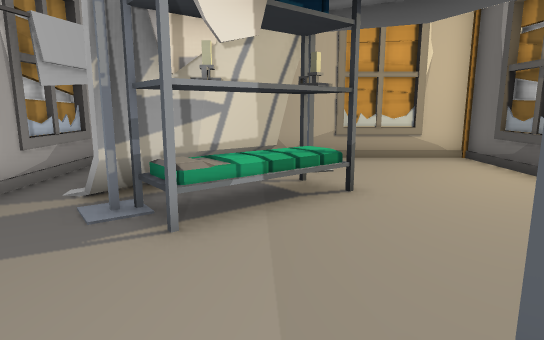
View 1 (above)

14 first-person views from a walk through a scene from a Unity 3-D project. The camera is 1.4 m above the floor, tilts 10° down and sees 75° across. The floor is counted in squares, 1 m on a side. Each view is taken from the middle of a square. On the plan, view 1 faces up. The plan holds only what a view shows up to about 15 squares ahead; the rest is blank. Door leaves are left out, so doorways stand open.

View 2
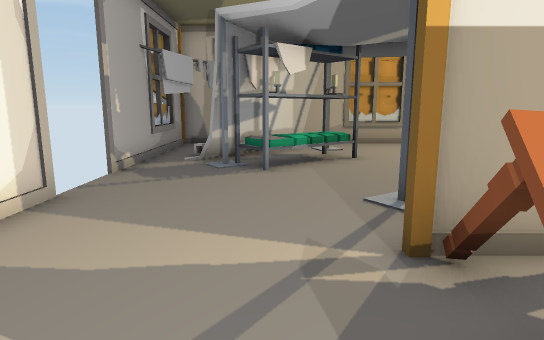

View 3
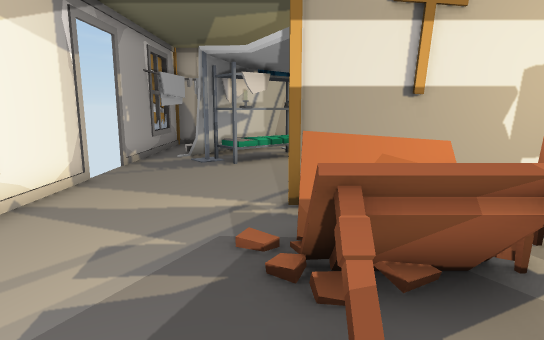

View 4
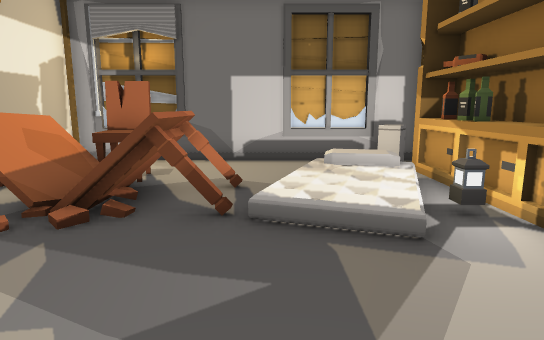

View 5
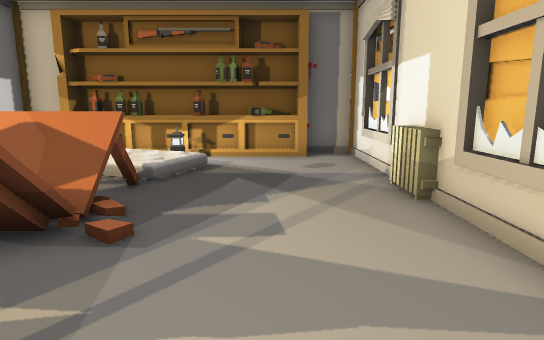

View 6
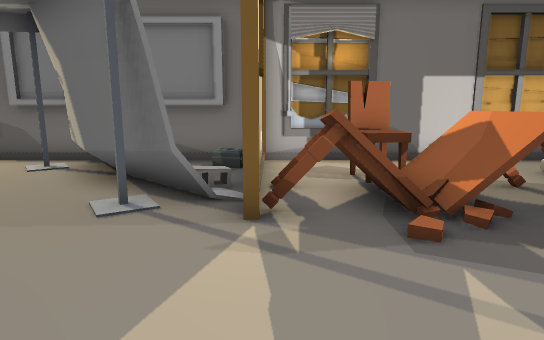

View 7
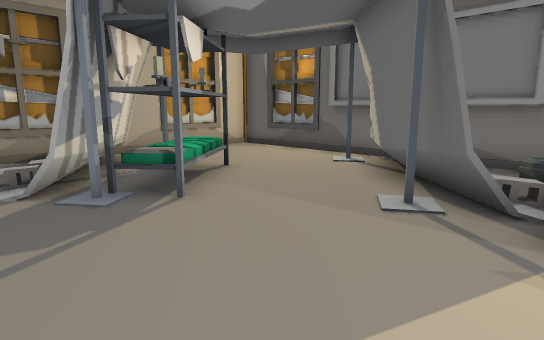

View 8
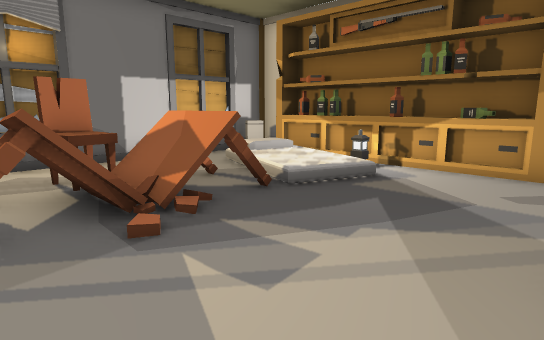

View 9
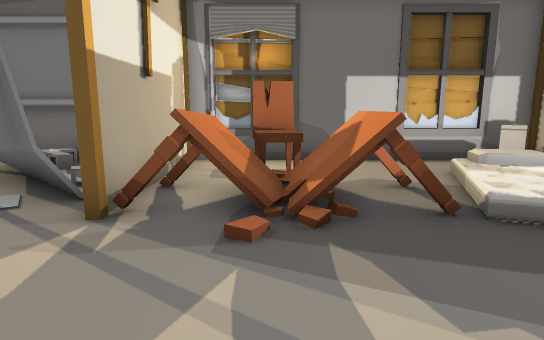

View 10
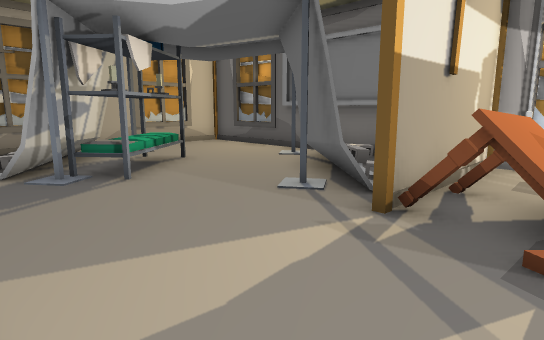

View 11
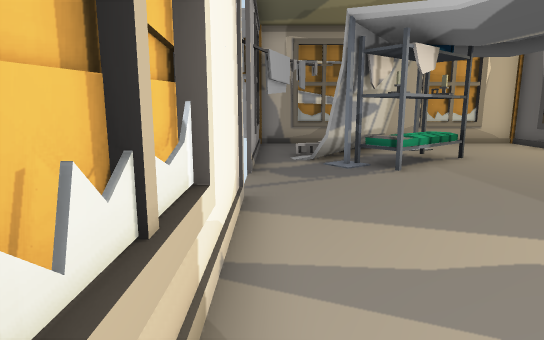

View 12
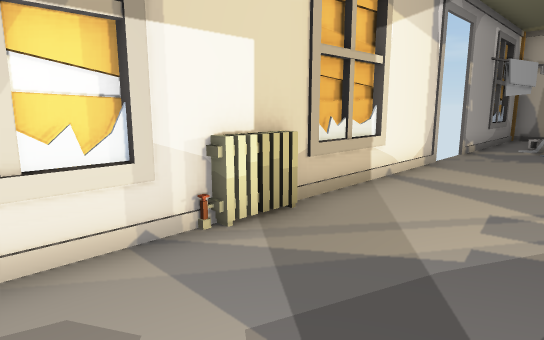

View 13
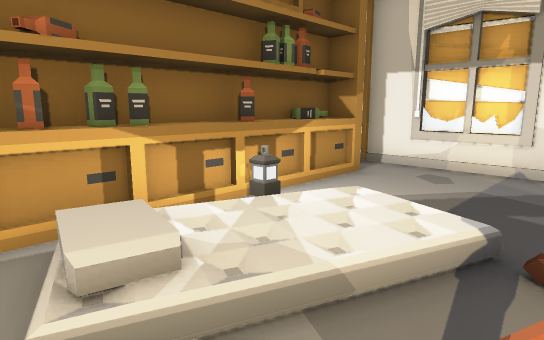

View 14
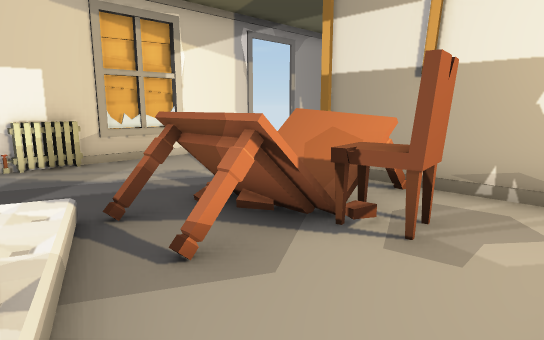

### Floor plan
Key: @ floor where view 1 was taken; # wall or solid block; x gap in a wall; . main floor; : floor 0.25 m higher than the main floor; + floor 0.5 m higher than the main floor; / step, stairs or slope; D open door; = window, fence, low wall or low ledge; T table; C chair; B bin; R radiator; O other object.
Columns run from 5 left of view 1 to 6 right of it. Each row starts with its distance up from view 1.
 10 ############
  9 #.../x.....#
  8 #.../#.....#
  7 #../##.....#
  6 #./##OO....#
  5 #./#OO....##
  4 #...O....###
  3 DD......###
  2 DD.....#=O#
  1 #.....##..#
  0 #....@....##
 -1 #.....######
 -2 #.....TT...#
 -3 #.....TTCC.#
 -4 #....TTT...#
 -5 RR....TT...#
 -6 #....///...#
 -7 #..../:://.#
 -8 #....//:+..#
 -9 ###OOOOOOOB#
-10 ###OOOOOO###

Positions as (right, up) in squares from view 1, and headings:
1: (0, 0), facing up
2: (-1, -4), facing up
3: (0, -7), facing up
4: (-4, -6), facing right
5: (-2, 1), facing down
6: (-4, -1), facing right
7: (-4, -1), facing up-right
8: (-4, -1), facing down-right
9: (-4, -3), facing right
10: (-4, -3), facing up-right
11: (-4, -4), facing up
12: (-1, -8), facing up-left
13: (4, -5), facing down-left
14: (5, -7), facing up-left
